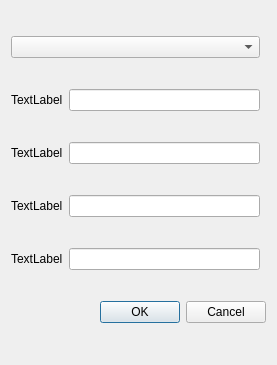
<?xml version="1.0" encoding="UTF-8"?>
<ui version="4.0">
 <class>SolveSettingDlg</class>
 <widget class="QDialog" name="SolveSettingDlg">
  <property name="geometry">
   <rect>
    <x>0</x>
    <y>0</y>
    <width>277</width>
    <height>365</height>
   </rect>
  </property>
  <property name="windowTitle">
   <string>Dialog</string>
  </property>
  <layout class="QGridLayout" name="gridLayout">
   <item row="2" column="0">
    <widget class="QLabel" name="labelParam2">
     <property name="text">
      <string>TextLabel</string>
     </property>
    </widget>
   </item>
   <item row="1" column="0">
    <widget class="QLabel" name="labelParam1">
     <property name="text">
      <string>TextLabel</string>
     </property>
    </widget>
   </item>
   <item row="1" column="1">
    <widget class="QLineEdit" name="lineEditParam1"/>
   </item>
   <item row="5" column="1" colspan="2">
    <widget class="QDialogButtonBox" name="buttonBox">
     <property name="orientation">
      <enum>Qt::Horizontal</enum>
     </property>
     <property name="standardButtons">
      <set>QDialogButtonBox::Cancel|QDialogButtonBox::Ok</set>
     </property>
    </widget>
   </item>
   <item row="2" column="1">
    <widget class="QLineEdit" name="lineEditParam2"/>
   </item>
   <item row="0" column="0" colspan="2">
    <widget class="QComboBox" name="comboSolveType"/>
   </item>
   <item row="3" column="0">
    <widget class="QLabel" name="labelParam3">
     <property name="text">
      <string>TextLabel</string>
     </property>
    </widget>
   </item>
   <item row="3" column="1">
    <widget class="QLineEdit" name="lineEditParam3"/>
   </item>
   <item row="4" column="0">
    <widget class="QLabel" name="labelParam4">
     <property name="text">
      <string>TextLabel</string>
     </property>
    </widget>
   </item>
   <item row="4" column="1">
    <widget class="QLineEdit" name="lineEditParam4"/>
   </item>
  </layout>
 </widget>
 <resources/>
 <connections>
  <connection>
   <sender>buttonBox</sender>
   <signal>accepted()</signal>
   <receiver>SolveSettingDlg</receiver>
   <slot>accept()</slot>
   <hints>
    <hint type="sourcelabel">
     <x>248</x>
     <y>254</y>
    </hint>
    <hint type="destinationlabel">
     <x>157</x>
     <y>274</y>
    </hint>
   </hints>
  </connection>
  <connection>
   <sender>buttonBox</sender>
   <signal>rejected()</signal>
   <receiver>SolveSettingDlg</receiver>
   <slot>reject()</slot>
   <hints>
    <hint type="sourcelabel">
     <x>316</x>
     <y>260</y>
    </hint>
    <hint type="destinationlabel">
     <x>286</x>
     <y>274</y>
    </hint>
   </hints>
  </connection>
 </connections>
</ui>
